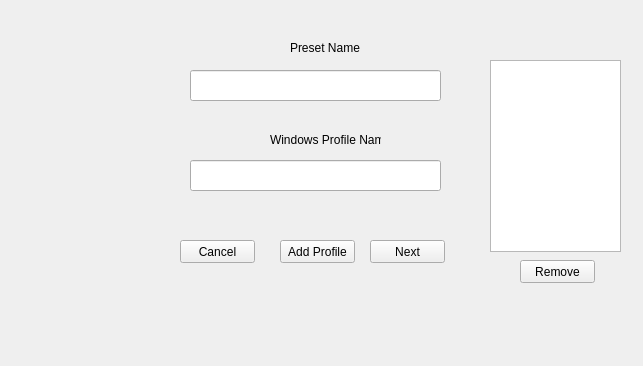
<?xml version="1.0" encoding="UTF-8"?>
<ui version="4.0">
 <class>Form</class>
 <widget class="QWidget" name="Form">
  <property name="geometry">
   <rect>
    <x>0</x>
    <y>0</y>
    <width>643</width>
    <height>366</height>
   </rect>
  </property>
  <property name="windowTitle">
   <string>Form</string>
  </property>
  <widget class="QLineEdit" name="presetNameLineEdit">
   <property name="geometry">
    <rect>
     <x>190</x>
     <y>70</y>
     <width>251</width>
     <height>31</height>
    </rect>
   </property>
  </widget>
  <widget class="QLineEdit" name="profileNameLineEdit">
   <property name="geometry">
    <rect>
     <x>190</x>
     <y>160</y>
     <width>251</width>
     <height>31</height>
    </rect>
   </property>
  </widget>
  <widget class="QPushButton" name="nextButton">
   <property name="geometry">
    <rect>
     <x>370</x>
     <y>240</y>
     <width>75</width>
     <height>23</height>
    </rect>
   </property>
   <property name="text">
    <string>Next</string>
   </property>
  </widget>
  <widget class="QPushButton" name="cancelButton">
   <property name="geometry">
    <rect>
     <x>180</x>
     <y>240</y>
     <width>75</width>
     <height>23</height>
    </rect>
   </property>
   <property name="text">
    <string>Cancel</string>
   </property>
  </widget>
  <widget class="QLabel" name="label">
   <property name="geometry">
    <rect>
     <x>270</x>
     <y>130</y>
     <width>111</width>
     <height>20</height>
    </rect>
   </property>
   <property name="text">
    <string>Windows Profile Name</string>
   </property>
  </widget>
  <widget class="QLabel" name="label_2">
   <property name="geometry">
    <rect>
     <x>290</x>
     <y>40</y>
     <width>131</width>
     <height>16</height>
    </rect>
   </property>
   <property name="text">
    <string>Preset Name</string>
   </property>
  </widget>
  <widget class="QPushButton" name="addButton">
   <property name="geometry">
    <rect>
     <x>280</x>
     <y>240</y>
     <width>75</width>
     <height>23</height>
    </rect>
   </property>
   <property name="text">
    <string>Add Profile</string>
   </property>
  </widget>
  <widget class="QListView" name="listView">
   <property name="geometry">
    <rect>
     <x>490</x>
     <y>60</y>
     <width>131</width>
     <height>192</height>
    </rect>
   </property>
  </widget>
  <widget class="QPushButton" name="removeButton">
   <property name="geometry">
    <rect>
     <x>520</x>
     <y>260</y>
     <width>75</width>
     <height>23</height>
    </rect>
   </property>
   <property name="text">
    <string>Remove</string>
   </property>
  </widget>
 </widget>
 <resources/>
 <connections/>
</ui>
